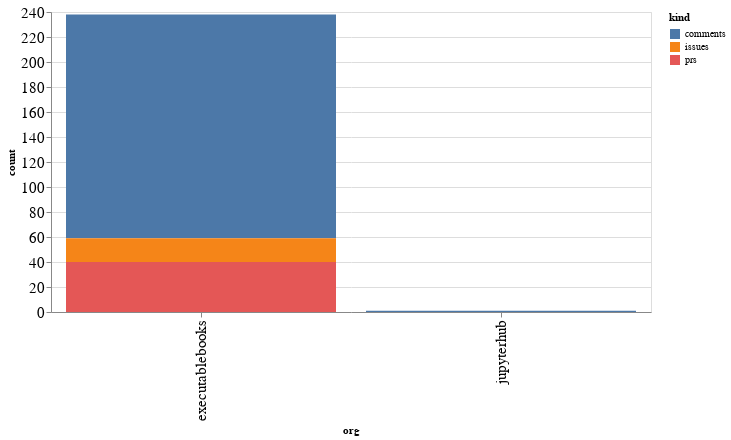

Write notebook code for a chart like this one.
### Code cell
alt.Chart(org_summaries, width=600).mark_bar().encode(
    x='org',
    y='count',
    color='kind',
    tooltip="org"
)

### Figure 1 — Vega-Lite specification as saved in the notebook (floating-point values rounded to 4 significant figures)
{"config": {"axisLeft": {"labelFontSize": 15}, "axisBottom": {"labelFontSize": 15}}, "data": {"name": "data-152fa59243a7a09cf6aa6f4782bcb5fe"}, "mark": "bar", "encoding": {"color": {"type": "nominal", "field": "kind"}, "tooltip": {"type": "nominal", "field": "org"}, "x": {"type": "nominal", "field": "org"}, "y": {"type": "quantitative", "field": "count"}}, "width": 600, "$schema": "https://vega.github.io/schema/vega-lite/v4.8.1.json", "datasets": {"data-152fa59243a7a09cf6aa6f4782bcb5fe": [{"org": "executablebooks", "kind": "comments", "count": 179}, {"org": "executablebooks", "kind": "issues", "count": 19}, {"org": "executablebooks", "kind": "prs", "count": 40}, {"org": "jupyterhub", "kind": "comments", "count": 1}]}}
